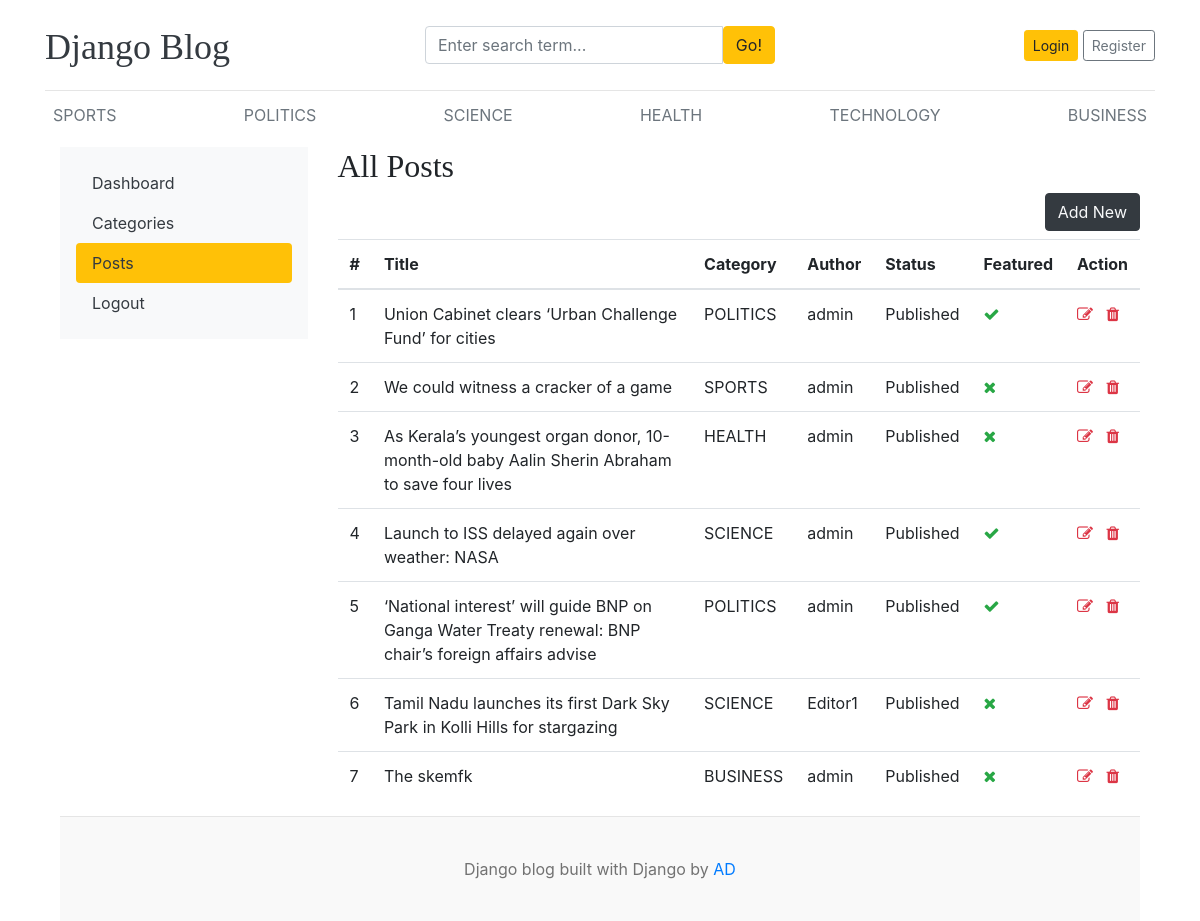
The app's page /dashboard/posts/, older data.
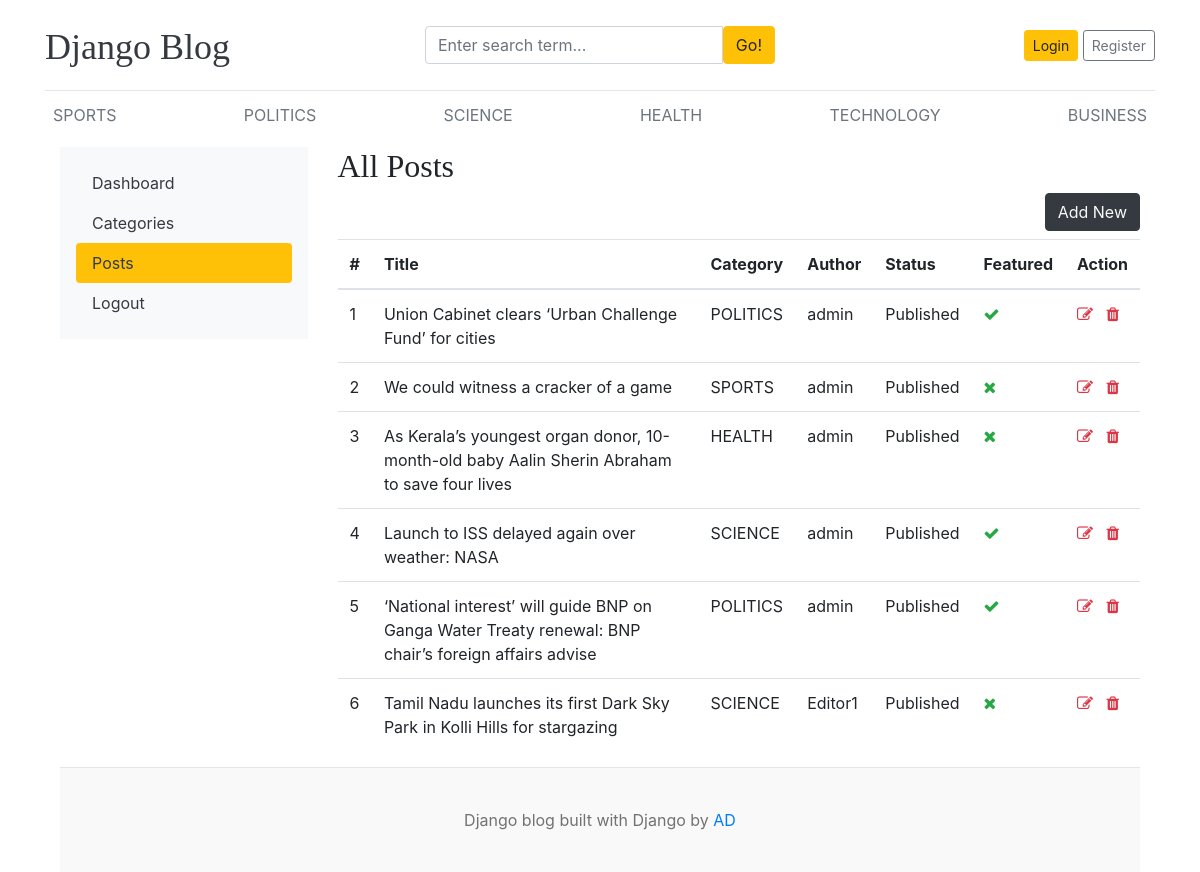
The same page, newer data.
### blogs/models.py (models this page shows, shortened)
class Category(models.Model):
    category_name=models.CharField(max_length=50,unique=True)
    created_at=models.DateTimeField(auto_now_add=True)
    updated_at=models.DateTimeField(auto_now=True)
    class Meta:
        verbose_name_plural='categories'
    def __str__(self):
        return self.category_name

class Blog(models.Model):
    title=models.CharField(max_length=100)
    slug=models.SlugField(max_length=150,unique=True,blank=True)
    category=models.ForeignKey(Category,on_delete=models.CASCADE)
    author=models.ForeignKey(User,on_delete=models.CASCADE)
    featured_image=models.ImageField(upload_to='uploads/%Y/%m/%d')
    short_description=models.TextField(max_length=500)
    blog_body=models.TextField(max_length=2000)
    status=models.CharField(max_length=20,choices=STATUS_CHOICES,default="Draft")
    is_featured=models.BooleanField(default=False)
    created_at=models.DateTimeField(auto_now_add=True)
    updated_at=models.DateTimeField(auto_now=True)

### dashboards/views.py (the view)
# urls.py: path('posts/',views.posts,name='posts'),
def posts(request):
   posts=Blog.objects.all()
   context={
       'posts':posts,
   }
   return render(request,'dashboard/posts.html',context)

### blogs/context_processors.py (called while the page is built)
def get_categories(request):
    categories=Category.objects.all()
    return dict(categories=categories)

def get_social_links(request):
    social_links=SocialLink.objects.all()
    return dict(social_links=social_links)

### templates/dashboard/posts.html (shortened to what this page needs)
{% extends 'base.html' %}
{% block content %}
<div class="container">
  <div class="row">
    {% include 'dashboard/sidebar.html'  %}
    <div class="col-md-9">
     <h2>All Posts</h2>
     <a href="{% url 'add_post'  %}"  class="btn btn-dark text-light float-right mb-2">Add New</a>
      <table class="table table-hover">
  <thead>
    <tr>
      <th>#</th>
      <th>Title </th>
      <th>Category</th>
      <th>Author</th>
      <th>Status</th>
      <th>Featured</th>
      <th>Action</th>
    </tr>
  </thead>
  <tbody>
    {% for post in posts %}
    <tr>
      <td>{{ forloop.counter }}</td>
      <td>{{ post.title }}</td>
      <td>{{ post.category }}</td>
      <td>{{ post.author }}</td>
      <td>{{ post.status }}</td>
      <td>{% if post.is_featured  %}<i class="fa fa-check text-success">{% else %}<i class="fa fa-times text-success">{% endif %} </td>
      <td>
        <a href="{% url 'edit_post' post.id  %}"><i class="fa fa-edit text-danger"></i></a>
        <a href="{% url 'delete_post' post.id  %}"><i class="fa fa-trash text-danger"></i></a>
      </td>
    </tr>
    {% endfor %}
  </tbody>
</table>
    </div>
</div>
{% endblock %}

### templates/base.html (shortened to what this page needs)
{% load static %}
<!DOCTYPE html>
<html lang="en">
<head>
    <link href="https://getbootstrap.com/docs/4.0/dist/css/bootstrap.min.css" rel="stylesheet">
    <link href="{% static 'css/blog.css' %}" rel="stylesheet">
    <link rel="stylesheet" href="https://cdnjs.cloudflare.com/ajax/libs/font-awesome/4.7.0/css/font-awesome.min.css">
  </head>
<body>
    <div class="container">
      <header class="blog-header py-3">
        <div class="row flex-nowrap justify-content-between align-items-center">
          <div class="col-4 pt-1">
            <a class="blog-header-logo text-dark" href="/">Django Blog</a>
          </div>
          <div class="col-4 ">
          <form action="{% url 'search' %}" method="GET" >
            <div class="input-group">
                        <input class="form-control" type="text" name="keyword" value="{{ keyword }}" placeholder="Enter search term..." aria-label="Enter search term..." aria-describedby="button-search" />
                        <button type="submit" class="btn btn-warning" id="button-search" type="button">Go!</button>
                    </div>
          </form>
          </div>
          <div class="col-4 d-flex justify-content-end align-items-center">
            {% if not user.is_authenticated  %}
            <a class="btn btn-sm btn-warning" href="{% url 'login' %}">Login</a> &nbsp;
            <a class="btn btn-sm btn-outline-secondary" href="{% url 'register' %}">Register</a>
            {% else %}
            <span><a href='{% url 'dashboard' %}'>Dashboard</a></span>
            &emsp;
            <span><a href="{% url 'logout' %}">Logout</a></span>
            {% endif %}
          </div>
        </div>
      </header>
      <div class="nav-scroller py-1 mb-2">
        <nav class="nav d-flex justify-content-between">
          {% for cat in categories %}
          <a class="p-2 text-muted" href="{% url 'posts_by_category' cat.id %}">{{cat.category_name}}</a>
          {% endfor %}
        </nav>
      </div>
{% block content %}
{% endblock %}
 <footer class="blog-footer">
  <p>Django blog built with Django by <a href="#">AD</a></p>
</footer>
</body>
</html>

### templates/dashboard/sidebar.html
    <div class="col-md-3">
      <div class="nav flex-column nav-pills bg-light p-3">
        <a href="{% url 'dashboard' %}" class="nav-link text-dark {% if '/dashboard/' == request.path %}bg-warning{% endif %}">Dashboard</a>
        <a href="{% url 'categories' %}" class="nav-link text-dark {% if '/dashboard/categories/' == request.path %}bg-warning{% endif %}">Categories</a>
        <a href="{% url 'posts' %}" class="nav-link text-dark  {% if '/dashboard/posts/' == request.path %}bg-warning{% endif %}">Posts</a>
        <a href="" class="nav-link text-dark">Logout</a>
      </div>
    </div>

### blog/static/css/blog.css (style rules this page uses)
.blog-header { border-bottom: 1px solid #e5e5e5; }
.blog-header-logo { font-family: "Playfair Display", Georgia, "Times New Roman", serif; font-size: 2.25rem; }
h1, h2, h3, h4, h5, h6 { font-family: "Playfair Display", Georgia, "Times New Roman", serif; }
.blog-footer { padding: 2.5rem 0; color: #727272; text-align: center; background-color: #f9f9f9; border-top: .05rem solid #e5e5e5; }
.blog-footer p:last-child { margin-bottom: 0; }

Row changes from the older to the newer data that the page shows:
removed Blog: title "The skemfk", category "BUSINESS", author "admin", status "Published", is_featured False (drawn)
